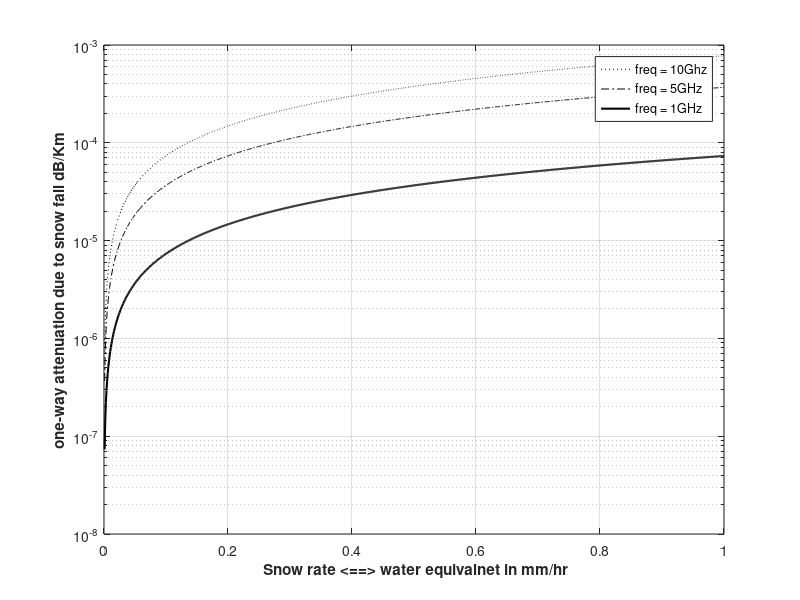

This chart was generated by the following MATLAB code:
% generates Fig 8.37 of text
clc
clear all
close all
format long
alpha = 0.00349;
beta = 0.00224;
freq = [1e9 5e9 10e9];
lambda = 3e10 ./ freq; % wavelength in cm;
r = linspace(0,1,1000); % rai fall rate i mm/hr
Att1 = (0.0035 .* r.^2 ./lambda(1)^4) + 0.0022 .* r ./ lambda(1);
Att2 = (0.0035 .* r.^2 ./lambda(2)^4) + 0.0022 .* r ./ lambda(2);
Att3 = (0.0035 .* r.^2 ./lambda(3)^4) + 0.0022 .* r ./ lambda(3);
figure(1)
semilogy(r,Att3, 'k:',r,Att2,'k-.',r,Att1,'k','linewidth',1.5)
xlabel('\bf Snow rate <==> water equivalnet in mm/hr')
ylabel('\bfone-way attenuation due to snow fall dB/Km')
grid on
legend('freq = 10Ghz','freq = 5GHz','freq = 1GHz')